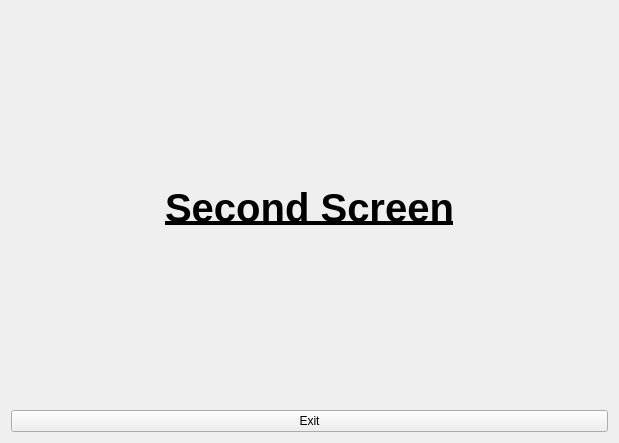
<?xml version="1.0" encoding="UTF-8"?>
<ui version="4.0">
 <class>Form</class>
 <widget class="QWidget" name="Form">
  <property name="geometry">
   <rect>
    <x>0</x>
    <y>0</y>
    <width>619</width>
    <height>443</height>
   </rect>
  </property>
  <property name="windowTitle">
   <string>Form</string>
  </property>
  <layout class="QVBoxLayout" name="verticalLayout_2">
   <item>
    <layout class="QVBoxLayout" name="verticalLayout">
     <item>
      <widget class="QLabel" name="label">
       <property name="font">
        <font>
         <pointsize>30</pointsize>
         <weight>75</weight>
         <bold>true</bold>
         <underline>true</underline>
        </font>
       </property>
       <property name="text">
        <string>Second Screen</string>
       </property>
       <property name="alignment">
        <set>Qt::AlignCenter</set>
       </property>
      </widget>
     </item>
     <item>
      <widget class="QPushButton" name="exitbtn">
       <property name="text">
        <string>Exit</string>
       </property>
      </widget>
     </item>
    </layout>
   </item>
  </layout>
 </widget>
 <resources/>
 <connections/>
</ui>
